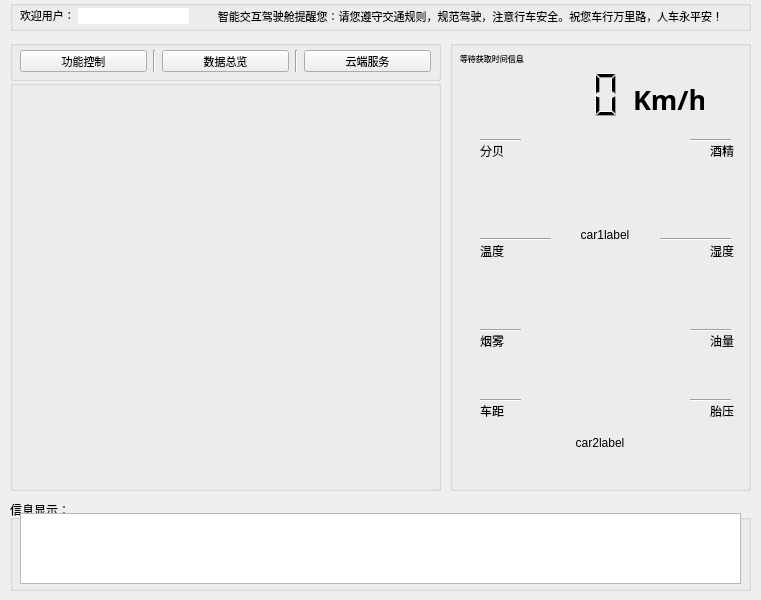
<?xml version="1.0" encoding="UTF-8"?>
<ui version="4.0">
 <class>jframe</class>
 <widget class="QWidget" name="jframe">
  <property name="geometry">
   <rect>
    <x>0</x>
    <y>0</y>
    <width>761</width>
    <height>600</height>
   </rect>
  </property>
  <property name="minimumSize">
   <size>
    <width>761</width>
    <height>600</height>
   </size>
  </property>
  <property name="windowTitle">
   <string>主界面|“宝”驾“互”航——智能交互驾驶舱</string>
  </property>
  <property name="styleSheet">
   <string notr="true">border-image:url(E:\C++ks\qtic\c\background1.jpg);</string>
  </property>
  <widget class="QGroupBox" name="groupBox">
   <property name="geometry">
    <rect>
     <x>10</x>
     <y>0</y>
     <width>741</width>
     <height>31</height>
    </rect>
   </property>
   <property name="styleSheet">
    <string notr="true">border-color: rgb(0, 0, 0);</string>
   </property>
   <property name="title">
    <string/>
   </property>
   <widget class="QLabel" name="label">
    <property name="geometry">
     <rect>
      <x>10</x>
      <y>7</y>
      <width>51</width>
      <height>16</height>
     </rect>
    </property>
    <property name="font">
     <font>
      <family>微软雅黑 Light</family>
      <pointsize>8</pointsize>
     </font>
    </property>
    <property name="text">
     <string>欢迎用户：</string>
    </property>
   </widget>
   <widget class="QLabel" name="usernamelabel">
    <property name="geometry">
     <rect>
      <x>68</x>
      <y>8</y>
      <width>111</width>
      <height>16</height>
     </rect>
    </property>
    <property name="font">
     <font>
      <family>黑体</family>
      <pointsize>8</pointsize>
     </font>
    </property>
    <property name="styleSheet">
     <string notr="true">background-color: rgb(255, 255, 255);</string>
    </property>
    <property name="text">
     <string>&lt;html&gt;&lt;head/&gt;&lt;body&gt;&lt;p align=&quot;center&quot;&gt;&lt;br/&gt;&lt;/p&gt;&lt;/body&gt;&lt;/html&gt;</string>
    </property>
   </widget>
   <widget class="QLabel" name="label_2">
    <property name="geometry">
     <rect>
      <x>180</x>
      <y>8</y>
      <width>561</width>
      <height>16</height>
     </rect>
    </property>
    <property name="font">
     <font>
      <family>微软雅黑 Light</family>
      <pointsize>8</pointsize>
     </font>
    </property>
    <property name="text">
     <string>&lt;html&gt;&lt;head/&gt;&lt;body&gt;&lt;p align=&quot;center&quot;&gt;智能交互驾驶舱提醒您：请您遵守交通规则，规范驾驶，注意行车安全。祝您车行万里路，人车永平安！&lt;/p&gt;&lt;/body&gt;&lt;/html&gt;</string>
    </property>
   </widget>
  </widget>
  <widget class="QGroupBox" name="groupBox_2">
   <property name="geometry">
    <rect>
     <x>450</x>
     <y>40</y>
     <width>301</width>
     <height>451</height>
    </rect>
   </property>
   <property name="title">
    <string/>
   </property>
   <widget class="QLCDNumber" name="vlcd">
    <property name="geometry">
     <rect>
      <x>90</x>
      <y>29</y>
      <width>81</width>
      <height>51</height>
     </rect>
    </property>
    <property name="styleSheet">
     <string notr="true">background-color: transparent;
border:none;</string>
    </property>
    <property name="digitCount">
     <number>3</number>
    </property>
   </widget>
   <widget class="QLabel" name="car1label">
    <property name="geometry">
     <rect>
      <x>100</x>
      <y>89</y>
      <width>110</width>
      <height>213</height>
     </rect>
    </property>
    <property name="minimumSize">
     <size>
      <width>110</width>
      <height>213</height>
     </size>
    </property>
    <property name="maximumSize">
     <size>
      <width>110</width>
      <height>213</height>
     </size>
    </property>
    <property name="text">
     <string>&lt;html&gt;&lt;head/&gt;&lt;body&gt;&lt;p align=&quot;center&quot;&gt;car1label&lt;/p&gt;&lt;/body&gt;&lt;/html&gt;</string>
    </property>
   </widget>
   <widget class="QLabel" name="label_3">
    <property name="geometry">
     <rect>
      <x>70</x>
      <y>99</y>
      <width>31</width>
      <height>31</height>
     </rect>
    </property>
    <property name="text">
     <string>&lt;html&gt;&lt;head/&gt;&lt;body&gt;&lt;p&gt;&lt;img src=&quot;:/image/image/yinxian1.png&quot;/&gt;&lt;/p&gt;&lt;/body&gt;&lt;/html&gt;</string>
    </property>
   </widget>
   <widget class="QLabel" name="label_4">
    <property name="geometry">
     <rect>
      <x>210</x>
      <y>259</y>
      <width>31</width>
      <height>31</height>
     </rect>
    </property>
    <property name="text">
     <string>&lt;html&gt;&lt;head/&gt;&lt;body&gt;&lt;p&gt;&lt;img src=&quot;:/image/image/yinxian1.png&quot;/&gt;&lt;/p&gt;&lt;/body&gt;&lt;/html&gt;</string>
    </property>
   </widget>
   <widget class="QLabel" name="label_5">
    <property name="geometry">
     <rect>
      <x>70</x>
      <y>259</y>
      <width>31</width>
      <height>31</height>
     </rect>
    </property>
    <property name="text">
     <string>&lt;html&gt;&lt;head/&gt;&lt;body&gt;&lt;p&gt;&lt;img src=&quot;:/image/image/yinxian2.png&quot;/&gt;&lt;/p&gt;&lt;/body&gt;&lt;/html&gt;</string>
    </property>
   </widget>
   <widget class="QLabel" name="label_6">
    <property name="geometry">
     <rect>
      <x>210</x>
      <y>99</y>
      <width>31</width>
      <height>31</height>
     </rect>
    </property>
    <property name="text">
     <string>&lt;html&gt;&lt;head/&gt;&lt;body&gt;&lt;p&gt;&lt;img src=&quot;:/image/image/yinxian2.png&quot;/&gt;&lt;/p&gt;&lt;/body&gt;&lt;/html&gt;</string>
    </property>
   </widget>
   <widget class="Line" name="line_2">
    <property name="geometry">
     <rect>
      <x>30</x>
      <y>90</y>
      <width>41</width>
      <height>20</height>
     </rect>
    </property>
    <property name="orientation">
     <enum>Qt::Horizontal</enum>
    </property>
   </widget>
   <widget class="Line" name="line_3">
    <property name="geometry">
     <rect>
      <x>240</x>
      <y>280</y>
      <width>41</width>
      <height>20</height>
     </rect>
    </property>
    <property name="orientation">
     <enum>Qt::Horizontal</enum>
    </property>
   </widget>
   <widget class="Line" name="line_4">
    <property name="geometry">
     <rect>
      <x>30</x>
      <y>280</y>
      <width>41</width>
      <height>20</height>
     </rect>
    </property>
    <property name="orientation">
     <enum>Qt::Horizontal</enum>
    </property>
   </widget>
   <widget class="Line" name="line_5">
    <property name="geometry">
     <rect>
      <x>240</x>
      <y>90</y>
      <width>41</width>
      <height>20</height>
     </rect>
    </property>
    <property name="orientation">
     <enum>Qt::Horizontal</enum>
    </property>
   </widget>
   <widget class="Line" name="line_6">
    <property name="geometry">
     <rect>
      <x>30</x>
      <y>189</y>
      <width>71</width>
      <height>21</height>
     </rect>
    </property>
    <property name="orientation">
     <enum>Qt::Horizontal</enum>
    </property>
   </widget>
   <widget class="Line" name="line_7">
    <property name="geometry">
     <rect>
      <x>210</x>
      <y>189</y>
      <width>71</width>
      <height>21</height>
     </rect>
    </property>
    <property name="orientation">
     <enum>Qt::Horizontal</enum>
    </property>
   </widget>
   <widget class="QLabel" name="car2label">
    <property name="geometry">
     <rect>
      <x>50</x>
      <y>370</y>
      <width>200</width>
      <height>66</height>
     </rect>
    </property>
    <property name="text">
     <string>&lt;html&gt;&lt;head/&gt;&lt;body&gt;&lt;p align=&quot;center&quot;&gt;car2label&lt;/p&gt;&lt;/body&gt;&lt;/html&gt;</string>
    </property>
   </widget>
   <widget class="Line" name="line_10">
    <property name="geometry">
     <rect>
      <x>240</x>
      <y>350</y>
      <width>41</width>
      <height>20</height>
     </rect>
    </property>
    <property name="orientation">
     <enum>Qt::Horizontal</enum>
    </property>
   </widget>
   <widget class="Line" name="line_11">
    <property name="geometry">
     <rect>
      <x>30</x>
      <y>350</y>
      <width>41</width>
      <height>20</height>
     </rect>
    </property>
    <property name="orientation">
     <enum>Qt::Horizontal</enum>
    </property>
   </widget>
   <widget class="QLabel" name="label_7">
    <property name="geometry">
     <rect>
      <x>210</x>
      <y>360</y>
      <width>31</width>
      <height>31</height>
     </rect>
    </property>
    <property name="text">
     <string>&lt;html&gt;&lt;head/&gt;&lt;body&gt;&lt;p&gt;&lt;img src=&quot;:/image/image/yinxian2.png&quot;/&gt;&lt;/p&gt;&lt;/body&gt;&lt;/html&gt;</string>
    </property>
   </widget>
   <widget class="QLabel" name="label_8">
    <property name="geometry">
     <rect>
      <x>70</x>
      <y>360</y>
      <width>16</width>
      <height>31</height>
     </rect>
    </property>
    <property name="text">
     <string>&lt;html&gt;&lt;head/&gt;&lt;body&gt;&lt;p&gt;&lt;img src=&quot;:/image/image/yinxian1.png&quot;/&gt;&lt;/p&gt;&lt;/body&gt;&lt;/html&gt;</string>
    </property>
   </widget>
   <widget class="QLabel" name="zfblabel">
    <property name="geometry">
     <rect>
      <x>30</x>
      <y>80</y>
      <width>41</width>
      <height>16</height>
     </rect>
    </property>
    <property name="font">
     <font>
      <family>黑体</family>
      <pointsize>8</pointsize>
     </font>
    </property>
    <property name="styleSheet">
     <string notr="true">background-color: transparent;
border: none;</string>
    </property>
    <property name="text">
     <string>&lt;html&gt;&lt;head/&gt;&lt;body&gt;&lt;p align=&quot;center&quot;&gt;&lt;br/&gt;&lt;/p&gt;&lt;/body&gt;&lt;/html&gt;</string>
    </property>
   </widget>
   <widget class="QLabel" name="zjjlabel">
    <property name="geometry">
     <rect>
      <x>240</x>
      <y>80</y>
      <width>41</width>
      <height>16</height>
     </rect>
    </property>
    <property name="font">
     <font>
      <family>黑体</family>
      <pointsize>8</pointsize>
     </font>
    </property>
    <property name="styleSheet">
     <string notr="true">background-color: transparent;
border: none;</string>
    </property>
    <property name="text">
     <string>&lt;html&gt;&lt;head/&gt;&lt;body&gt;&lt;p align=&quot;center&quot;&gt;&lt;br/&gt;&lt;/p&gt;&lt;/body&gt;&lt;/html&gt;</string>
    </property>
   </widget>
   <widget class="QLabel" name="zwdlabel">
    <property name="geometry">
     <rect>
      <x>30</x>
      <y>180</y>
      <width>41</width>
      <height>16</height>
     </rect>
    </property>
    <property name="font">
     <font>
      <family>黑体</family>
      <pointsize>8</pointsize>
     </font>
    </property>
    <property name="styleSheet">
     <string notr="true">background-color: transparent;
border: none;</string>
    </property>
    <property name="text">
     <string>&lt;html&gt;&lt;head/&gt;&lt;body&gt;&lt;p align=&quot;center&quot;&gt;&lt;br/&gt;&lt;/p&gt;&lt;/body&gt;&lt;/html&gt;</string>
    </property>
   </widget>
   <widget class="QLabel" name="zsdlabel">
    <property name="geometry">
     <rect>
      <x>240</x>
      <y>180</y>
      <width>41</width>
      <height>16</height>
     </rect>
    </property>
    <property name="font">
     <font>
      <family>黑体</family>
      <pointsize>8</pointsize>
     </font>
    </property>
    <property name="styleSheet">
     <string notr="true">background-color: transparent;
border: none;</string>
    </property>
    <property name="text">
     <string>&lt;html&gt;&lt;head/&gt;&lt;body&gt;&lt;p align=&quot;center&quot;&gt;&lt;br/&gt;&lt;/p&gt;&lt;/body&gt;&lt;/html&gt;</string>
    </property>
   </widget>
   <widget class="QLabel" name="zywlabel">
    <property name="geometry">
     <rect>
      <x>30</x>
      <y>270</y>
      <width>41</width>
      <height>16</height>
     </rect>
    </property>
    <property name="font">
     <font>
      <family>黑体</family>
      <pointsize>8</pointsize>
     </font>
    </property>
    <property name="styleSheet">
     <string notr="true">background-color: transparent;
border: none;</string>
    </property>
    <property name="text">
     <string>&lt;html&gt;&lt;head/&gt;&lt;body&gt;&lt;p align=&quot;center&quot;&gt;&lt;br/&gt;&lt;/p&gt;&lt;/body&gt;&lt;/html&gt;</string>
    </property>
   </widget>
   <widget class="QLabel" name="zqcjlabel">
    <property name="geometry">
     <rect>
      <x>240</x>
      <y>270</y>
      <width>41</width>
      <height>16</height>
     </rect>
    </property>
    <property name="font">
     <font>
      <family>黑体</family>
      <pointsize>8</pointsize>
     </font>
    </property>
    <property name="styleSheet">
     <string notr="true">background-color: transparent;
border: none;</string>
    </property>
    <property name="text">
     <string>&lt;html&gt;&lt;head/&gt;&lt;body&gt;&lt;p align=&quot;center&quot;&gt;&lt;br/&gt;&lt;/p&gt;&lt;/body&gt;&lt;/html&gt;</string>
    </property>
   </widget>
   <widget class="QLabel" name="zhcjlabel">
    <property name="geometry">
     <rect>
      <x>30</x>
      <y>340</y>
      <width>41</width>
      <height>16</height>
     </rect>
    </property>
    <property name="font">
     <font>
      <family>黑体</family>
      <pointsize>8</pointsize>
     </font>
    </property>
    <property name="styleSheet">
     <string notr="true">background-color: transparent;
border: none;</string>
    </property>
    <property name="text">
     <string>&lt;html&gt;&lt;head/&gt;&lt;body&gt;&lt;p align=&quot;center&quot;&gt;&lt;br/&gt;&lt;/p&gt;&lt;/body&gt;&lt;/html&gt;</string>
    </property>
   </widget>
   <widget class="QLabel" name="ztylabel">
    <property name="geometry">
     <rect>
      <x>240</x>
      <y>340</y>
      <width>41</width>
      <height>16</height>
     </rect>
    </property>
    <property name="font">
     <font>
      <family>黑体</family>
      <pointsize>8</pointsize>
     </font>
    </property>
    <property name="styleSheet">
     <string notr="true">background-color: transparent;
border: none;</string>
    </property>
    <property name="text">
     <string>&lt;html&gt;&lt;head/&gt;&lt;body&gt;&lt;p align=&quot;center&quot;&gt;&lt;br/&gt;&lt;/p&gt;&lt;/body&gt;&lt;/html&gt;</string>
    </property>
   </widget>
   <widget class="QLabel" name="ztmlabel">
    <property name="geometry">
     <rect>
      <x>10</x>
      <y>10</y>
      <width>131</width>
      <height>16</height>
     </rect>
    </property>
    <property name="font">
     <font>
      <family>AcadEref</family>
      <pointsize>6</pointsize>
     </font>
    </property>
    <property name="text">
     <string>等待获取时间信息</string>
    </property>
   </widget>
   <widget class="QLabel" name="label_9">
    <property name="geometry">
     <rect>
      <x>183</x>
      <y>39</y>
      <width>71</width>
      <height>41</height>
     </rect>
    </property>
    <property name="font">
     <font>
      <family>AcadEref</family>
      <pointsize>20</pointsize>
     </font>
    </property>
    <property name="text">
     <string>&lt;html&gt;&lt;head/&gt;&lt;body&gt;&lt;p&gt;&lt;span style=&quot; font-weight:600;&quot;&gt;Km/h&lt;/span&gt;&lt;/p&gt;&lt;/body&gt;&lt;/html&gt;</string>
    </property>
   </widget>
   <widget class="QLabel" name="label_10">
    <property name="geometry">
     <rect>
      <x>260</x>
      <y>100</y>
      <width>31</width>
      <height>21</height>
     </rect>
    </property>
    <property name="text">
     <string>酒精</string>
    </property>
   </widget>
   <widget class="QLabel" name="label_12">
    <property name="geometry">
     <rect>
      <x>30</x>
      <y>200</y>
      <width>31</width>
      <height>21</height>
     </rect>
    </property>
    <property name="text">
     <string>温度</string>
    </property>
   </widget>
   <widget class="QLabel" name="label_13">
    <property name="geometry">
     <rect>
      <x>30</x>
      <y>360</y>
      <width>31</width>
      <height>21</height>
     </rect>
    </property>
    <property name="text">
     <string>车距</string>
    </property>
   </widget>
   <widget class="QLabel" name="label_14">
    <property name="geometry">
     <rect>
      <x>260</x>
      <y>200</y>
      <width>31</width>
      <height>21</height>
     </rect>
    </property>
    <property name="text">
     <string>湿度</string>
    </property>
   </widget>
   <widget class="QLabel" name="label_15">
    <property name="geometry">
     <rect>
      <x>30</x>
      <y>290</y>
      <width>31</width>
      <height>21</height>
     </rect>
    </property>
    <property name="text">
     <string>烟雾</string>
    </property>
   </widget>
   <widget class="QLabel" name="label_16">
    <property name="geometry">
     <rect>
      <x>260</x>
      <y>290</y>
      <width>31</width>
      <height>21</height>
     </rect>
    </property>
    <property name="text">
     <string>油量</string>
    </property>
   </widget>
   <widget class="QLabel" name="label_11">
    <property name="geometry">
     <rect>
      <x>30</x>
      <y>100</y>
      <width>31</width>
      <height>21</height>
     </rect>
    </property>
    <property name="text">
     <string>分贝</string>
    </property>
   </widget>
   <widget class="QLabel" name="label_17">
    <property name="geometry">
     <rect>
      <x>260</x>
      <y>360</y>
      <width>31</width>
      <height>21</height>
     </rect>
    </property>
    <property name="text">
     <string>胎压</string>
    </property>
   </widget>
   <zorder>vlcd</zorder>
   <zorder>car1label</zorder>
   <zorder>label_3</zorder>
   <zorder>label_4</zorder>
   <zorder>label_5</zorder>
   <zorder>line_2</zorder>
   <zorder>line_3</zorder>
   <zorder>line_4</zorder>
   <zorder>line_5</zorder>
   <zorder>label_6</zorder>
   <zorder>line_6</zorder>
   <zorder>line_7</zorder>
   <zorder>car2label</zorder>
   <zorder>line_10</zorder>
   <zorder>line_11</zorder>
   <zorder>label_7</zorder>
   <zorder>label_8</zorder>
   <zorder>zfblabel</zorder>
   <zorder>zjjlabel</zorder>
   <zorder>zwdlabel</zorder>
   <zorder>zsdlabel</zorder>
   <zorder>zywlabel</zorder>
   <zorder>zqcjlabel</zorder>
   <zorder>zhcjlabel</zorder>
   <zorder>ztylabel</zorder>
   <zorder>ztmlabel</zorder>
   <zorder>label_9</zorder>
   <zorder>label_10</zorder>
   <zorder>label_12</zorder>
   <zorder>label_13</zorder>
   <zorder>label_14</zorder>
   <zorder>label_15</zorder>
   <zorder>label_16</zorder>
   <zorder>label_11</zorder>
   <zorder>label_17</zorder>
  </widget>
  <widget class="QGroupBox" name="groupBox_3">
   <property name="geometry">
    <rect>
     <x>10</x>
     <y>40</y>
     <width>431</width>
     <height>41</height>
    </rect>
   </property>
   <property name="title">
    <string/>
   </property>
   <widget class="QWidget" name="layoutWidget">
    <property name="geometry">
     <rect>
      <x>10</x>
      <y>10</y>
      <width>411</width>
      <height>22</height>
     </rect>
    </property>
    <layout class="QHBoxLayout" name="horizontalLayout">
     <item>
      <widget class="QPushButton" name="pushButton">
       <property name="font">
        <font>
         <family>等线 Light</family>
         <pointsize>8</pointsize>
        </font>
       </property>
       <property name="text">
        <string>功能控制</string>
       </property>
      </widget>
     </item>
     <item>
      <widget class="Line" name="line_8">
       <property name="orientation">
        <enum>Qt::Vertical</enum>
       </property>
      </widget>
     </item>
     <item>
      <widget class="QPushButton" name="pushButton_2">
       <property name="font">
        <font>
         <family>等线 Light</family>
         <pointsize>8</pointsize>
        </font>
       </property>
       <property name="text">
        <string>数据总览</string>
       </property>
      </widget>
     </item>
     <item>
      <widget class="Line" name="line_9">
       <property name="orientation">
        <enum>Qt::Vertical</enum>
       </property>
      </widget>
     </item>
     <item>
      <widget class="QPushButton" name="pushButton_3">
       <property name="font">
        <font>
         <family>等线 Light</family>
         <pointsize>8</pointsize>
        </font>
       </property>
       <property name="text">
        <string>云端服务</string>
       </property>
      </widget>
     </item>
    </layout>
   </widget>
  </widget>
  <widget class="QGroupBox" name="groupBox_4">
   <property name="geometry">
    <rect>
     <x>10</x>
     <y>80</y>
     <width>431</width>
     <height>411</height>
    </rect>
   </property>
   <property name="title">
    <string/>
   </property>
   <widget class="QStackedWidget" name="stackedWidget">
    <property name="geometry">
     <rect>
      <x>8</x>
      <y>9</y>
      <width>420</width>
      <height>400</height>
     </rect>
    </property>
    <property name="minimumSize">
     <size>
      <width>420</width>
      <height>400</height>
     </size>
    </property>
    <property name="maximumSize">
     <size>
      <width>420</width>
      <height>400</height>
     </size>
    </property>
    <property name="currentIndex">
     <number>0</number>
    </property>
    <widget class="gnkz" name="page"/>
    <widget class="sjzl" name="page_3"/>
    <widget class="ydfw" name="page_2"/>
   </widget>
  </widget>
  <widget class="QGroupBox" name="xxxs">
   <property name="geometry">
    <rect>
     <x>10</x>
     <y>500</y>
     <width>741</width>
     <height>91</height>
    </rect>
   </property>
   <property name="title">
    <string>信息显示：</string>
   </property>
   <widget class="QTextEdit" name="text">
    <property name="geometry">
     <rect>
      <x>10</x>
      <y>13</y>
      <width>721</width>
      <height>71</height>
     </rect>
    </property>
   </widget>
  </widget>
 </widget>
 <customwidgets>
  <customwidget>
   <class>gnkz</class>
   <extends>QWidget</extends>
   <header location="global">gnkz.h</header>
   <container>1</container>
  </customwidget>
  <customwidget>
   <class>sjzl</class>
   <extends>QWidget</extends>
   <header location="global">sjzl.h</header>
   <container>1</container>
  </customwidget>
  <customwidget>
   <class>ydfw</class>
   <extends>QWidget</extends>
   <header location="global">ydfw.h</header>
   <container>1</container>
  </customwidget>
 </customwidgets>
 <resources/>
 <connections/>
</ui>
